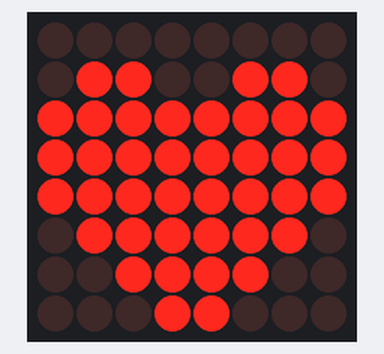
The sketch below on a simulated Arduino Uno, built with avr-gcc and run on an emulated ATmega328P. Parts: 8×8 LED matrix.

Above: at 0.08 s.

The sketch:

sketch_apr11a.ino
```cpp
#include "LedControl.h"

/*
 pin 2 is connected to the DataIn
 pin 4 is connected to the CLK
 pin 3 is connected to LOAD
 */
LedControl lc=LedControl(2,4,3,1);//共一个设备
char k=0;
void setup() {
  lc.shutdown(0,false);//关闭第0个设备的节电模式
  lc.setIntensity(0,1);//第0个设备的亮度（0-15）
  lc.clearDisplay(0);//清屏
}


void loop() {
  byte a[2]={B00000000,B00000000};
  byte b[2]={B01100110,B00000000};
  byte c[2]={B11111111,B00100100};
  byte d[2]={B11111111,B01111110};
  byte e[2]={B11111111,B01111110};
  byte f[2]={B01111110,B00111100};
  byte g[2]={B00111100,B00011000};
  byte h[2]={B00011000,B00000000};
  for(char i=0;i<2;i++)
  {
    lc.setIntensity(0,1);
    if(i)
      lc.setIntensity(0,8);
    lc.setRow(0,0,a[i]);//设置行，第0的设备，第0行
    lc.setRow(0,1,b[i]);
    lc.setRow(0,2,c[i]);
    lc.setRow(0,3,d[i]);
    lc.setRow(0,4,e[i]);
    lc.setRow(0,5,f[i]);
    lc.setRow(0,6,g[i]);
    lc.setRow(0,7,h[i]);
    if(k==3)
    {
      delay(370);
      k=0;
    }
    else
    {
      delay(170);
      k++;
    }
  }
}
```
